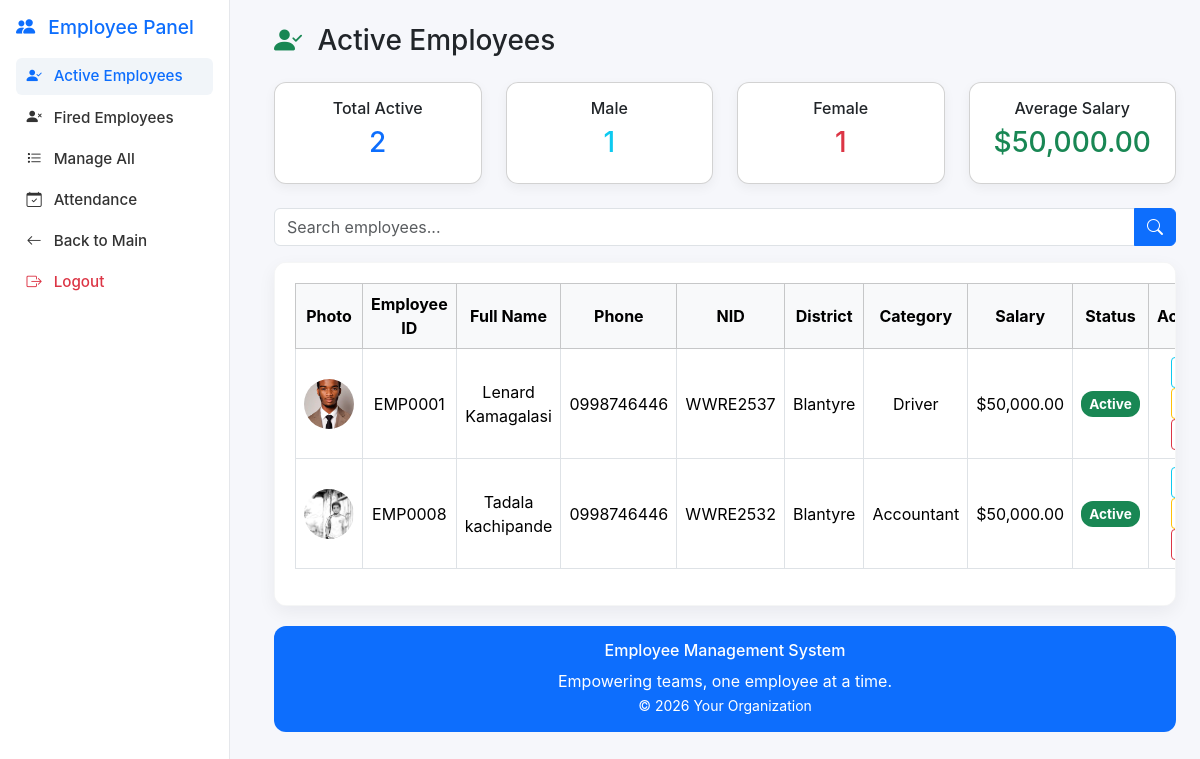
The app's page /goal_project_app/employees/active_employee.php (signed in) with its own data.
### tables this page shows
CREATE TABLE `employees` (
  `id` int(11) NOT NULL,
  `employee_id` varchar(50) NOT NULL,
  `full_name` varchar(150) NOT NULL,
  `village` varchar(100) DEFAULT NULL,
  `ta` varchar(100) DEFAULT NULL,
  `gvh` varchar(100) DEFAULT NULL,
  `district` varchar(100) DEFAULT NULL,
  `tribe` varchar(100) DEFAULT NULL,
  `current_town` varchar(100) DEFAULT NULL,
  `dob` date DEFAULT NULL,
  `nid` varchar(50) DEFAULT NULL,
  `phone` varchar(20) DEFAULT NULL,
  `nationality` varchar(50) DEFAULT NULL,
  `photo` varchar(255) DEFAULT NULL,
  `marital_status` enum('Single','Married','Divorced','Widowed') DEFAULT 'Single',
  `sex` enum('Male','Female','Other') NOT NULL,
  `salary` decimal(12,2) DEFAULT 0.00,
  `category_id` int(11) DEFAULT NULL,
  `status` enum('Active','Inactive') DEFAULT 'Active',
  `created_at` timestamp NOT NULL DEFAULT current_timestamp(),
  `updated_at` timestamp NOT NULL DEFAULT current_timestamp() ON UPDATE current_timestamp()
);

CREATE TABLE `employee_categories` (
  `id` int(11) NOT NULL,
  `name` varchar(100) NOT NULL,
  `description` text DEFAULT NULL,
  `created_at` timestamp NOT NULL DEFAULT current_timestamp(),
  `updated_at` datetime DEFAULT NULL
);

### goal_project_app/employees/active_employee.php (the view, shortened to what this page needs)
<?php
require_once "../config/db.php";
$limit = 15;
$page = isset($_GET['page']) ? (int)$_GET['page'] : 1;
$offset = ($page - 1) * $limit;
$totalEmployees = (int)$pdo->query("SELECT COUNT(*) FROM employees WHERE status='active'")->fetchColumn();
$totalMale = (int)$pdo->query("SELECT COUNT(*) FROM employees WHERE status='active' AND sex='Male'")->fetchColumn();
$totalFemale = (int)$pdo->query("SELECT COUNT(*) FROM employees WHERE status='active' AND sex='Female'")->fetchColumn();
$avgSalary = $pdo->query("SELECT AVG(salary) FROM employees WHERE status='active'")->fetchColumn();
$avgSalary = $avgSalary ? number_format($avgSalary, 2) : "0.00";
$sql = "SELECT e.id, e.employee_id, e.full_name, e.phone, e.nid, e.photo,
               e.salary, e.district, e.sex, e.status, c.name AS category_name
        FROM employees e
        LEFT JOIN employee_categories c ON e.category_id = c.id
        WHERE e.status='active'
        ORDER BY e.full_name ASC
        LIMIT :limit OFFSET :offset";
$stmt = $pdo->prepare($sql);
$stmt->bindValue(':limit', (int)$limit, PDO::PARAM_INT);
$stmt->bindValue(':offset', (int)$offset, PDO::PARAM_INT);
$stmt->execute();
$employees = $stmt->fetchAll(PDO::FETCH_ASSOC);
?>
<!DOCTYPE html>
<html lang="en">
<head>
<link href="https://cdn.jsdelivr.net/npm/bootstrap@5.3.2/dist/css/bootstrap.min.css" rel="stylesheet">
<link href="https://cdn.jsdelivr.net/npm/bootstrap-icons/font/bootstrap-icons.css" rel="stylesheet">
</head>
<body>
<aside class="sidebar d-flex flex-column">
  <h4><i class="bi bi-people-fill me-2"></i> Employee Panel</h4>
  <nav class="nav flex-column">
    <a class="nav-link active" href="#"><i class="bi bi-person-check-fill me-2"></i> Active Employees</a>
    <a class="nav-link" href="fired_employees.php"><i class="bi bi-person-x-fill me-2"></i> Fired Employees</a>
    <a class="nav-link" href="manage_employee.php"><i class="bi bi-list-task me-2"></i> Manage All</a>
    <a class="nav-link" href="employee_attendance.php"><i class="bi bi-calendar-check me-2"></i> Attendance</a>
    <a class="nav-link" href="../index.php"><i class="bi bi-arrow-left me-2"></i> Back to Main</a>
    <a class="nav-link text-danger mt-auto" href="../logout.php"><i class="bi bi-box-arrow-right me-2"></i> Logout</a>
  </nav>
</aside>
<main class="content">
  <h3 class="mb-4"><i class="bi bi-person-check-fill text-success me-2"></i> Active Employees</h3>
  <div class="row summary-cards mb-4">
    <div class="col-md-3">
      <div class="card p-3 text-center">
        <h6>Total Active</h6>
        <h3 class="text-primary"><?= $totalEmployees ?></h3>
      </div>
    </div>
    <div class="col-md-3">
      <div class="card p-3 text-center">
        <h6>Male</h6>
        <h3 class="text-info"><?= $totalMale ?></h3>
      </div>
    </div>
    <div class="col-md-3">
      <div class="card p-3 text-center">
        <h6>Female</h6>
        <h3 class="text-danger"><?= $totalFemale ?></h3>
      </div>
    </div>
    <div class="col-md-3">
      <div class="card p-3 text-center">
        <h6>Average Salary</h6>
        <h3 class="text-success">$<?= $avgSalary ?></h3>
      </div>
    </div>
  </div>
  <form method="get" class="mb-3">
      <div class="input-group">
          <input type="text" name="search" id="employeeSearch" class="form-control" placeholder="Search employees...">
          <button type="submit" class="btn btn-primary"><i class="bi bi-search"></i></button>
      </div>
  </form>
  <div class="card-modern table-responsive">
      <table class="table table-bordered table-hover align-middle">
          <thead class="table-light">
              <tr>
                  <th>Photo</th>
                  <th>Employee ID</th>
                  <th>Full Name</th>
                  <th>Phone</th>
                  <th>NID</th>
                  <th>District</th>
                  <th>Category</th>
                  <th>Salary</th>
                  <th>Status</th>
                  <th>Actions</th>
              </tr>
          </thead>
          <tbody id="employeeTable">
          <?php if ($employees): ?>
              <?php foreach ($employees as $emp): ?>
                  <tr>
                      <td>
                          <?php if (!empty($emp['photo']) && file_exists("../" . $emp['photo'])): ?>
                              <a href="../<?= htmlspecialchars($emp['photo']) ?>" target="_blank">
                                  <img src="../<?= htmlspecialchars($emp['photo']) ?>" class="employee-photo" alt="Photo">
                              </a>
                          <?php else: ?>
                              <i class="bi bi-person-circle text-secondary fs-3"></i>
                          <?php endif; ?>
                      </td>
                      <td><?= htmlspecialchars($emp['employee_id']) ?></td>
                      <td><?= htmlspecialchars($emp['full_name']) ?></td>
                      <td><?= htmlspecialchars($emp['phone']) ?></td>
                      <td><?= htmlspecialchars($emp['nid']) ?></td>
                      <td><?= htmlspecialchars($emp['district']) ?></td>
                      <td><?= htmlspecialchars($emp['category_name'] ?? '-') ?></td>
                      <td>$<?= number_format($emp['salary'], 2) ?></td>
                      <td><span class="badge bg-success badge-status">Active</span></td>
                      <td>
                          <a href="view_employee.php?id=<?= $emp['id'] ?>" class="btn btn-sm btn-outline-info"><i class="bi bi-eye"></i></a>
                          <a href="edit_employee.php?id=<?= $emp['id'] ?>" class="btn btn-sm btn-outline-warning"><i class="bi bi-pencil"></i></a>
                          <a href="delete_employee.php?id=<?= $emp['id'] ?>" class="btn btn-sm btn-outline-danger" onclick="return confirm('Fire this employee?')"><i class="bi bi-person-x"></i></a>
                      </td>
                  </tr>
              <?php endforeach; ?>
          <?php else: ?>
              <tr>
                  <td colspan="10" class="text-center">No active employees found.</td>
              </tr>
          <?php endif; ?>
          </tbody>
      </table>
  </div>
  <div class="footer-card">
      <h6>Employee Management System</h6>
      <p class="mb-0">Empowering teams, one employee at a time.</p>
      <small>&copy; <?= date("Y") ?> Your Organization</small>
  </div>
</main>
</body>
</html>

### goal_project_app/employees/active_employee.php (style rules this page uses)
body { background:#f6f7fb; font-family: Inter, system-ui, -apple-system, Segoe UI, Roboto, sans-serif; }
.sidebar { width:230px; min-height:100vh; background:#fff; border-right:1px solid #e5e7eb; padding:1rem; position:fixed; top:0; left:0; }
.sidebar h4 { color:#0d6efd; margin-bottom:1.2rem; font-size:1.2rem; }
.sidebar .nav-link { color:#333; border-radius:6px; padding:.45rem .65rem; font-weight:500; font-size:0.95rem; margin-bottom:4px; }
.sidebar .nav-link.active, .sidebar .nav-link:hover { color:#0d6efd; background:#f1f5f9; }
.content { margin-left:250px; padding:24px; }
.card-modern { border-radius:12px; box-shadow:0 6px 18px rgba(16,24,40,0.06); border:1px solid rgba(16,24,40,0.04); padding:20px; background:#fff; }
.table td, .table th { vertical-align:middle; text-align:center; }
.employee-photo { width: 50px; height: 50px; object-fit: cover; border-radius: 50%; cursor: pointer; }
.badge-status { font-size:0.85rem; padding:0.45em 0.6em; border-radius:12px; }
.summary-cards .card { border-radius:12px; box-shadow:0 4px 12px rgba(0,0,0,0.05); }
.footer-card { text-align:center; padding:15px; margin-top:20px; border-radius:12px; background:#0d6efd; color:#fff; }

### records on screen
employees: photo (picture), employee "EMP0001", full_name "Lenard Kamagalasi", phone "0998746446", nid "WWRE2537", district "Blantyre", category.name "Driver", salary "50,000.00"
employees: photo (picture), employee "EMP0008", full_name "Tadala kachipande", phone "0998746446", nid "WWRE2532", district "Blantyre", category.name "Accountant", salary "50,000.00"

### other values on screen
$totalEmployees "2"
$totalMale "1"
$totalFemale "1"
$avgSalary "50,000.00"
